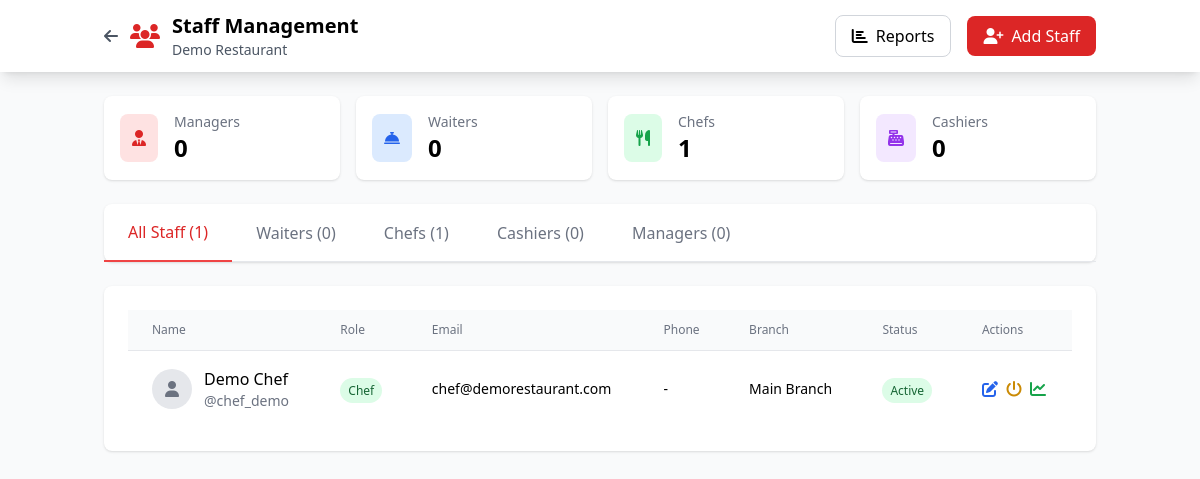
Page /restaurant-admin/staff/ (signed in) on the committed database.
### restaurants/models.py (models this page shows, shortened)
class Restaurant(models.Model):
    name = models.CharField(max_length=255)
    description = models.TextField(blank=True)
    logo = models.ImageField(
        upload_to='restaurant_logos/', blank=True, null=True)
    address = models.TextField(blank=True)
    phone = models.CharField(max_length=20, blank=True)
    email = models.EmailField(blank=True)
    config_json = models.JSONField(default=dict, blank=True)
    is_active = models.BooleanField(default=True)
    created_at = models.DateTimeField(auto_now_add=True)
    updated_at = models.DateTimeField(auto_now=True)
    class Meta:
        ordering = ['name']

class Branch(models.Model):
    restaurant = models.ForeignKey(
        Restaurant, on_delete=models.CASCADE, related_name='branches')
    name = models.CharField(max_length=255)
    location = models.TextField()
    phone = models.CharField(max_length=20, blank=True)
    settings = models.JSONField(default=dict, blank=True)
    is_active = models.BooleanField(default=True)
    created_at = models.DateTimeField(auto_now_add=True)
    updated_at = models.DateTimeField(auto_now=True)
    class Meta:
        ordering = ['name']
        verbose_name_plural = 'Branches'

### accounts/models.py (models this page shows, shortened)
class CustomUser(AbstractUser):
    ROLE_CHOICES = [
        ('admin', 'Admin'),
        ('manager', 'Manager'),
        ('chef', 'Chef'),
        ('waiter', 'Waiter'),
        ('cashier', 'Cashier'),
    ]
    MANAGER_SCOPE_CHOICES = [
        ('branch', 'Single Branch'),
        ('selected', 'Selected Branches'),
        ('restaurant', 'All Restaurant Branches'),
    ]
    role = models.CharField(
        max_length=20, choices=ROLE_CHOICES, default='waiter')
    manager_scope = models.CharField(
        max_length=20,
        choices=MANAGER_SCOPE_CHOICES,
        default='branch',
        blank=True,
        help_text="Data access scope for managers"
    )
    restaurant = models.ForeignKey(
        Restaurant,
        on_delete=models.SET_NULL,
        null=True,
        blank=True,
        related_name='staff'
    )
    branch = models.ForeignKey(
        Branch,
        on_delete=models.SET_NULL,
        null=True,
        blank=True,
        related_name='staff'
    )
    managed_branches = models.ManyToManyField(
        Branch,
        blank=True,
        related_name='assigned_managers',
        help_text="Branches this manager can access (for 'selected' scope)"
    )
    phone = models.CharField(max_length=20, blank=True)
    profile_image = models.ImageField(
        upload_to='profiles/', blank=True, null=True)
    is_active = models.BooleanField(default=True)
    created_at = models.DateTimeField(auto_now_add=True)
    updated_at = models.DateTimeField(auto_now=True)
    class Meta:
        ordering = ['-created_at']

### admin_panel/views.py (the view)
# urls.py: path('staff/', views.admin_staff_management, name='admin-staff'),
@login_required
def admin_staff_management(request):
    user = request.user
    if user.role not in ['admin', 'manager']:
        return redirect('waiter-dashboard')
    restaurant = None
    if user.restaurant:
        restaurant = user.restaurant
    elif user.role == 'admin':
        restaurant = Restaurant.objects.first()
    staff_members = CustomUser.objects.filter(
        restaurant=restaurant) if restaurant else []
    waiters = staff_members.filter(role='waiter')
    chefs = staff_members.filter(role='chef')
    cashiers = staff_members.filter(role='cashier')
    managers = staff_members.filter(role='manager')
    context = {
        'user': user,
        'restaurant': restaurant,
        'waiters': waiters,
        'chefs': chefs,
        'cashiers': cashiers,
        'managers': managers,
        'all_staff': staff_members,
        'user_role': user.role,
    }
    return render(request, 'admin_panel/staff_management.html', context)

### admin_panel/templates/admin_panel/staff_management.html (shortened to what this page needs)
<!DOCTYPE html>
<html lang="en">
  <head>
    <script src="https://cdn.tailwindcss.com"></script>
    <link
      rel="stylesheet"
      href="https://cdnjs.cloudflare.com/ajax/libs/font-awesome/6.4.0/css/all.min.css"
    />
  </head>
  <body class="bg-gray-50">
    <nav class="bg-white shadow-lg">
      <div class="container mx-auto px-4 py-3">
        <div class="flex justify-between items-center">
          <div class="flex items-center space-x-3">
            <a
              href="{% url 'admin-dashboard' %}"
              class="text-gray-600 hover:text-red-600"
            >
              <i class="fas fa-arrow-left"></i>
            </a>
            <i class="fas fa-users text-2xl text-red-600"></i>
            <div>
              <h1 class="text-xl font-bold">Staff Management</h1>
              <p class="text-sm text-gray-600">
                {{ restaurant.name|default:"Restaurant" }}
              </p>
            </div>
          </div>
          <div class="flex items-center space-x-4">
            <button
              onclick="generateReport()"
              class="border border-gray-300 px-4 py-2 rounded-lg hover:bg-gray-50"
            >
              <i class="fas fa-chart-bar mr-2"></i>Reports
            </button>
            <button
              onclick="addStaff()"
              class="bg-red-600 text-white px-4 py-2 rounded-lg hover:bg-red-700"
            >
              <i class="fas fa-user-plus mr-2"></i>Add Staff
            </button>
          </div>
        </div>
      </div>
    </nav>
    <div class="container mx-auto px-4 py-6">
      <div class="grid grid-cols-2 md:grid-cols-4 gap-4 mb-6">
        <div class="bg-white rounded-lg shadow p-4">
          <div class="flex items-center">
            <div class="bg-red-100 p-3 rounded-lg mr-4">
              <i class="fas fa-user-tie text-red-600"></i>
            </div>
            <div>
              <p class="text-gray-500 text-sm">Managers</p>
              <h3 class="text-2xl font-bold">{{ managers|length }}</h3>
            </div>
          </div>
        </div>
        <div class="bg-white rounded-lg shadow p-4">
          <div class="flex items-center">
            <div class="bg-blue-100 p-3 rounded-lg mr-4">
              <i class="fas fa-concierge-bell text-blue-600"></i>
            </div>
            <div>
              <p class="text-gray-500 text-sm">Waiters</p>
              <h3 class="text-2xl font-bold">{{ waiters|length }}</h3>
            </div>
          </div>
        </div>
        <div class="bg-white rounded-lg shadow p-4">
          <div class="flex items-center">
            <div class="bg-green-100 p-3 rounded-lg mr-4">
              <i class="fas fa-utensils text-green-600"></i>
            </div>
            <div>
              <p class="text-gray-500 text-sm">Chefs</p>
              <h3 class="text-2xl font-bold">{{ chefs|length }}</h3>
            </div>
          </div>
        </div>
        <div class="bg-white rounded-lg shadow p-4">
          <div class="flex items-center">
            <div class="bg-purple-100 p-3 rounded-lg mr-4">
              <i class="fas fa-cash-register text-purple-600"></i>
            </div>
            <div>
              <p class="text-gray-500 text-sm">Cashiers</p>
              <h3 class="text-2xl font-bold">{{ cashiers|length }}</h3>
            </div>
          </div>
        </div>
      </div>
      <div class="bg-white rounded-lg shadow mb-6">
        <div class="border-b">
          <nav class="flex -mb-px">
            <button
              onclick="switchRole('all')"
              class="tab-active py-4 px-6 border-b-2 border-red-500 text-red-600"
            >
              All Staff ({{ all_staff|length }})
            </button>
            <button
              onclick="switchRole('waiter')"
              class="py-4 px-6 text-gray-500 hover:text-gray-700"
            >
              Waiters ({{ waiters|length }})
            </button>
            <button
              onclick="switchRole('chef')"
              class="py-4 px-6 text-gray-500 hover:text-gray-700"
            >
              Chefs ({{ chefs|length }})
            </button>
            <button
              onclick="switchRole('cashier')"
              class="py-4 px-6 text-gray-500 hover:text-gray-700"
            >
              Cashiers ({{ cashiers|length }})
            </button>
            <button
              onclick="switchRole('manager')"
              class="py-4 px-6 text-gray-500 hover:text-gray-700"
            >
              Managers ({{ managers|length }})
            </button>
          </nav>
        </div>
      </div>
      <div class="bg-white rounded-lg shadow">
        <div class="p-6">
          <div class="overflow-x-auto">
            <table class="min-w-full divide-y divide-gray-200">
              <thead class="bg-gray-50">
                <tr>
                  <th
                    class="px-6 py-3 text-left text-xs font-medium text-gray-500"
                  >
                    Name
                  </th>
                  <th
                    class="px-6 py-3 text-left text-xs font-medium text-gray-500"
                  >
                    Role
                  </th>
                  <th
                    class="px-6 py-3 text-left text-xs font-medium text-gray-500"
                  >
                    Email
                  </th>
                  <th
                    class="px-6 py-3 text-left text-xs font-medium text-gray-500"
                  >
                    Phone
                  </th>
                  <th
                    class="px-6 py-3 text-left text-xs font-medium text-gray-500"
                  >
                    Branch
                  </th>
                  <th
                    class="px-6 py-3 text-left text-xs font-medium text-gray-500"
                  >
                    Status
                  </th>
                  <th
                    class="px-6 py-3 text-left text-xs font-medium text-gray-500"
                  >
                    Actions
                  </th>
                </tr>
              </thead>
              <tbody id="staff-table" class="divide-y divide-gray-200">
                {% for staff in all_staff %}
                <tr>
                  <td class="px-6 py-4">
                    <div class="flex items-center">
                      <div
                        class="w-10 h-10 bg-gray-200 rounded-full flex items-center justify-center mr-3"
                      >
                        {% if staff.profile_image %}
                        <img
                          src="{{ staff.profile_image.url }}"
                          alt="{{ staff.get_full_name }}"
                          class="w-10 h-10 rounded-full object-cover"
                        />
                        {% else %}
                        <i class="fas fa-user text-gray-500"></i>
                        {% endif %}
                      </div>
                      <div>
                        <div class="font-medium">
                          {{ staff.get_full_name|default:staff.username }}
                        </div>
                        <div class="text-sm text-gray-500">
                          @{{ staff.username }}
                        </div>
                      </div>
                    </div>
                  </td>
                  <td class="px-6 py-4">
                    <span
                      class="px-2 py-1 text-xs rounded-full {% if staff.role == 'admin' %}bg-purple-100 text-purple-800 {% elif staff.role == 'manager' %}bg-red-100 text-red-800 {% elif staff.role == 'chef' %}bg-green-100 text-green-800 {% elif staff.role == 'waiter' %}bg-blue-100 text-blue-800 {% else %}bg-gray-100 text-gray-800{% endif %}"
                    >
                      {{ staff.role|title }}
                    </span>
                  </td>
                  <td class="px-6 py-4 text-sm">
                    {{ staff.email|default:"-" }}
                  </td>
                  <td class="px-6 py-4 text-sm">
                    {{ staff.phone|default:"-" }}
                  </td>
                  <td class="px-6 py-4 text-sm">
                    {{ staff.branch.name|default:"Main" }}
                  </td>
                  <td class="px-6 py-4">
                    <span
                      class="px-2 py-1 text-xs rounded-full {{ staff.is_active|yesno:'bg-green-100 text-green-800,bg-red-100 text-red-800' }}"
                    >
                      {{ staff.is_active|yesno:"Active,Inactive" }}
                    </span>
                  </td>
                  <td class="px-6 py-4">
                    <div class="flex space-x-2">
                      <button
                        onclick="editStaff({{ staff.id }})"
                        class="text-blue-600 hover:text-blue-800"
                      >
                        <i class="fas fa-edit"></i>
                      </button>
                      <button
                        onclick="toggleStaffStatus({{ staff.id }})"
                        class="text-yellow-600 hover:text-yellow-800"
                      >
                        <i class="fas fa-power-off"></i>
                      </button>
                      <button
                        onclick="viewPerformance({{ staff.id }})"
                        class="text-green-600 hover:text-green-800"
                      >
                        <i class="fas fa-chart-line"></i>
                      </button>
                    </div>
                  </td>
                </tr>
                {% endfor %}
              </tbody>
            </table>
          </div>
        </div>
      </div>
    </div>
  </body>
</html>

### rows in the picture
Restaurant: name "Demo Restaurant"
CustomUser: get_full_name "Demo Chef", username "chef_demo", role "Chef", email "chef@demorestaurant.com", phone "-", branch.name "Main Branch", is_active "Active"

### other values in the picture
{{ managers|length }} "0"
{{ waiters|length }} "0"
{{ chefs|length }} "1"
{{ cashiers|length }} "0"
{{ all_staff|length }} "1"
